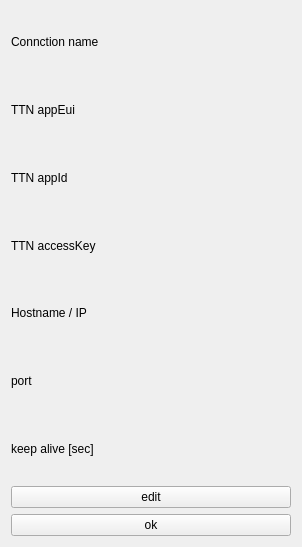
<?xml version="1.0" encoding="UTF-8"?>
<ui version="4.0">
 <class>Form</class>
 <widget class="QWidget" name="Form">
  <property name="geometry">
   <rect>
    <x>0</x>
    <y>0</y>
    <width>302</width>
    <height>547</height>
   </rect>
  </property>
  <property name="windowTitle">
   <string>Form</string>
  </property>
  <layout class="QVBoxLayout" name="verticalLayout">
   <item>
    <widget class="QLabel" name="label">
     <property name="text">
      <string>Connction name</string>
     </property>
    </widget>
   </item>
   <item>
    <widget class="QLabel" name="label_2">
     <property name="text">
      <string>TTN appEui</string>
     </property>
    </widget>
   </item>
   <item>
    <widget class="QLabel" name="label_3">
     <property name="text">
      <string>TTN appId</string>
     </property>
    </widget>
   </item>
   <item>
    <widget class="QLabel" name="label_4">
     <property name="text">
      <string>TTN accessKey</string>
     </property>
    </widget>
   </item>
   <item>
    <widget class="QLabel" name="label_5">
     <property name="text">
      <string>Hostname / IP</string>
     </property>
    </widget>
   </item>
   <item>
    <widget class="QLabel" name="label_6">
     <property name="text">
      <string>port</string>
     </property>
    </widget>
   </item>
   <item>
    <widget class="QLabel" name="label_8">
     <property name="text">
      <string>keep alive [sec]</string>
     </property>
    </widget>
   </item>
   <item>
    <widget class="QPushButton" name="pushButton_2">
     <property name="text">
      <string>edit</string>
     </property>
    </widget>
   </item>
   <item>
    <widget class="QPushButton" name="pushButton">
     <property name="text">
      <string>ok</string>
     </property>
    </widget>
   </item>
  </layout>
 </widget>
 <resources/>
 <connections/>
</ui>
